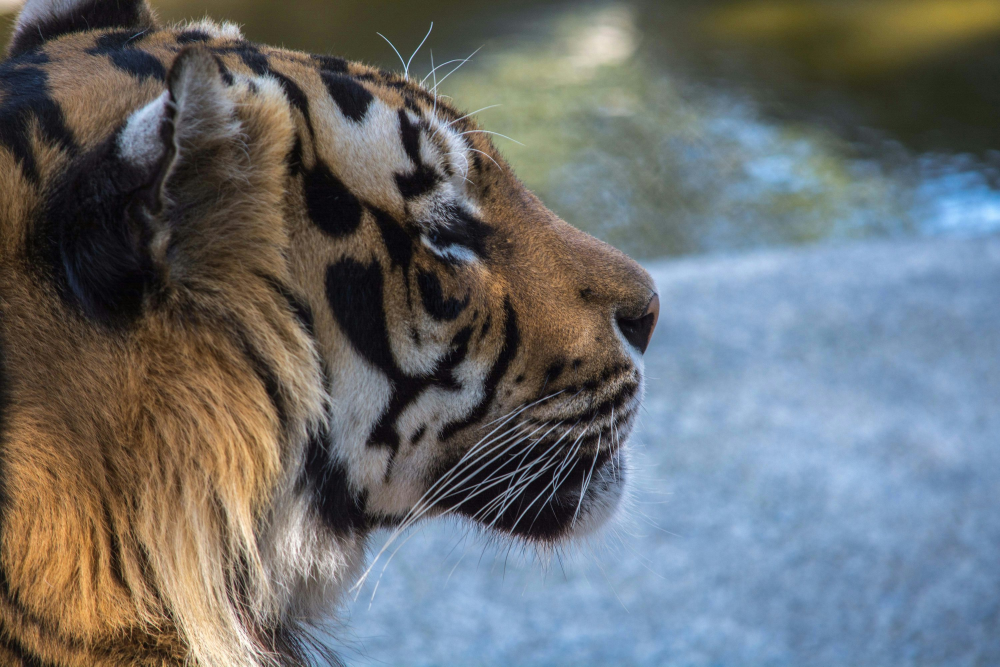
#> input picture A3/semana11/tigre.jpeg, 3000 x 2000 px (shown at 1/3 size)
$ python imagenes3.py
#> lines starting #> are read from the running program, lines starting #| are printed output that depends on the picture
from PIL import Image

img = Image.open("tigre.jpeg")
#> img is the input picture: PIL image 3000x2000 RGB; mean R, G, B 106.6, 110.2, 112.1
img.resize((300,200)).show()
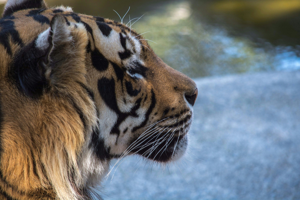
#> shown: PIL image 300x200 RGB; mean R, G, B 106.6, 110.2, 112.1
img.rotate(45,expand=True).show()
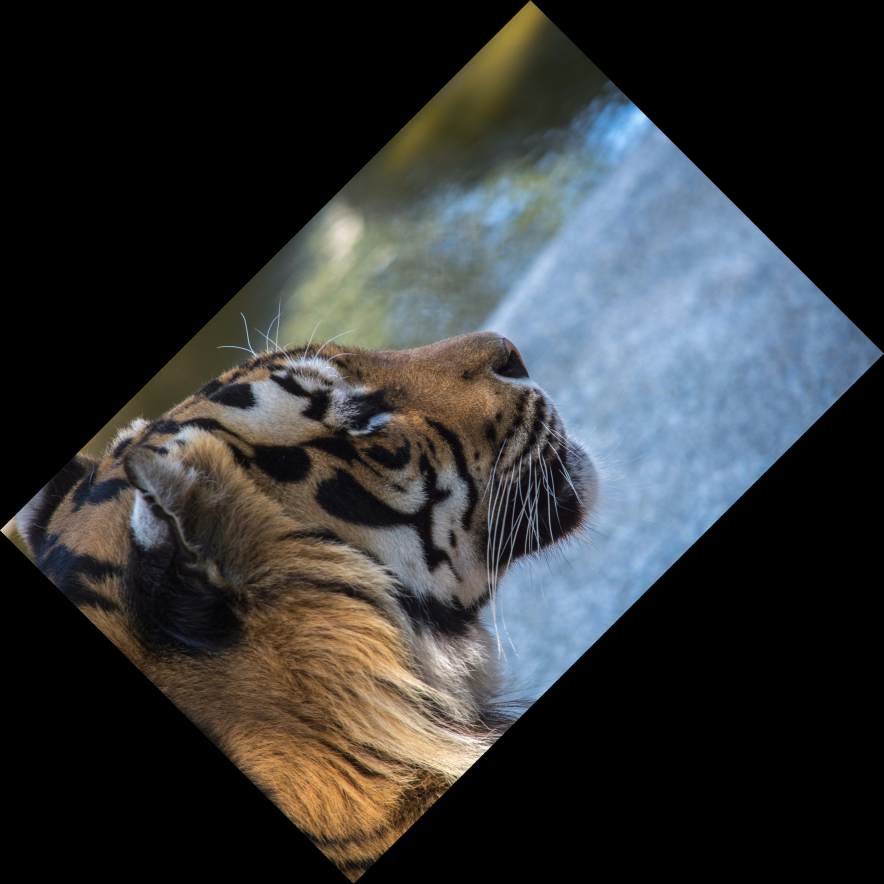
#> shown: PIL image 3536x3536 RGB (shown at 1/4 size); mean R, G, B 51.2, 52.9, 53.8

img.transpose(Image.Transpose.FLIP_LEFT_RIGHT).show()
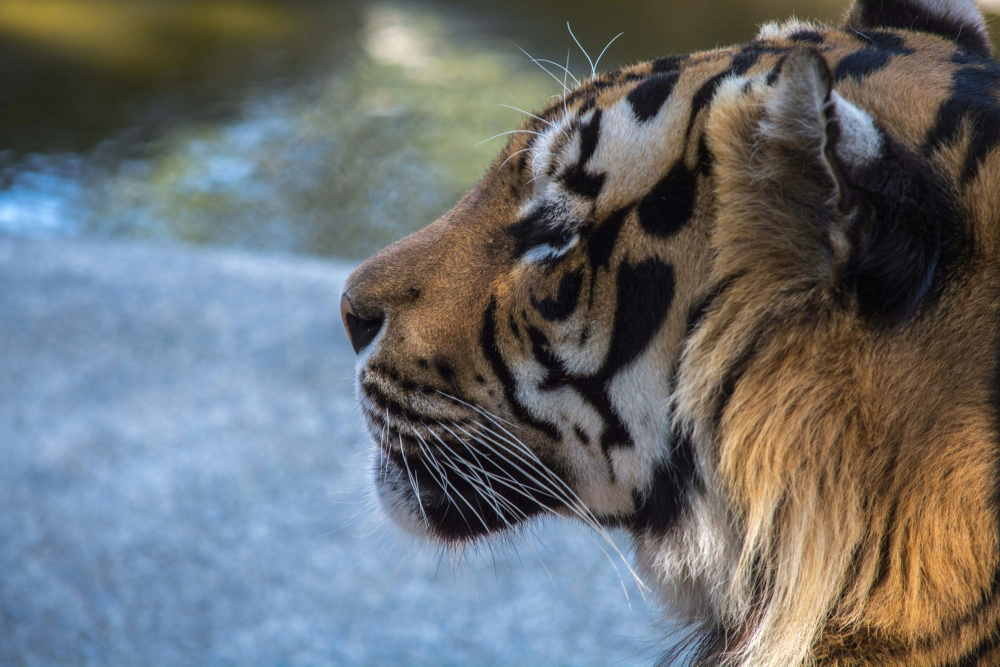
#> shown: PIL image 3000x2000 RGB (shown at 1/3 size); mean R, G, B 106.6, 110.2, 112.1
img.transpose(Image.Transpose.FLIP_TOP_BOTTOM).show()
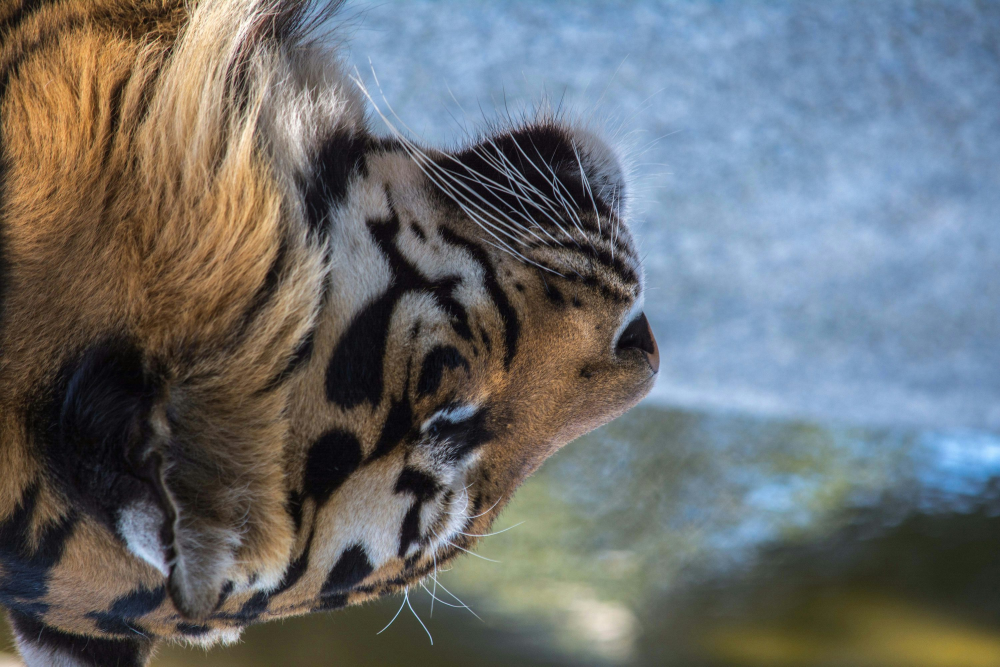
#> shown: PIL image 3000x2000 RGB (shown at 1/3 size); mean R, G, B 106.6, 110.2, 112.1
img.transpose(Image.Transpose.ROTATE_90).show()
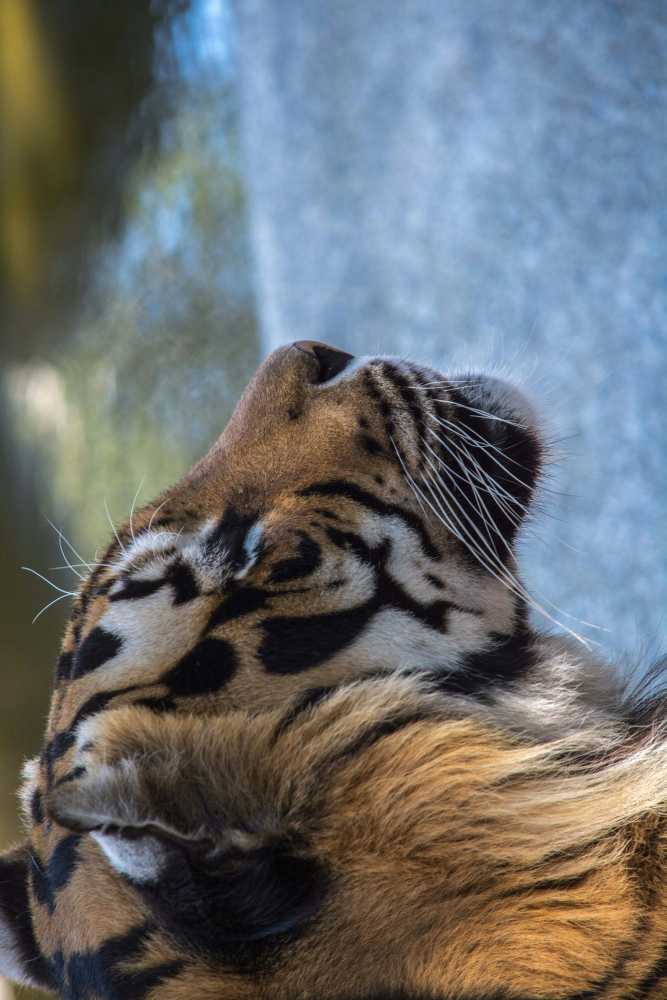
#> shown: PIL image 2000x3000 RGB (shown at 1/3 size); mean R, G, B 106.6, 110.2, 112.1
img.transpose(Image.Transpose.ROTATE_180).show()
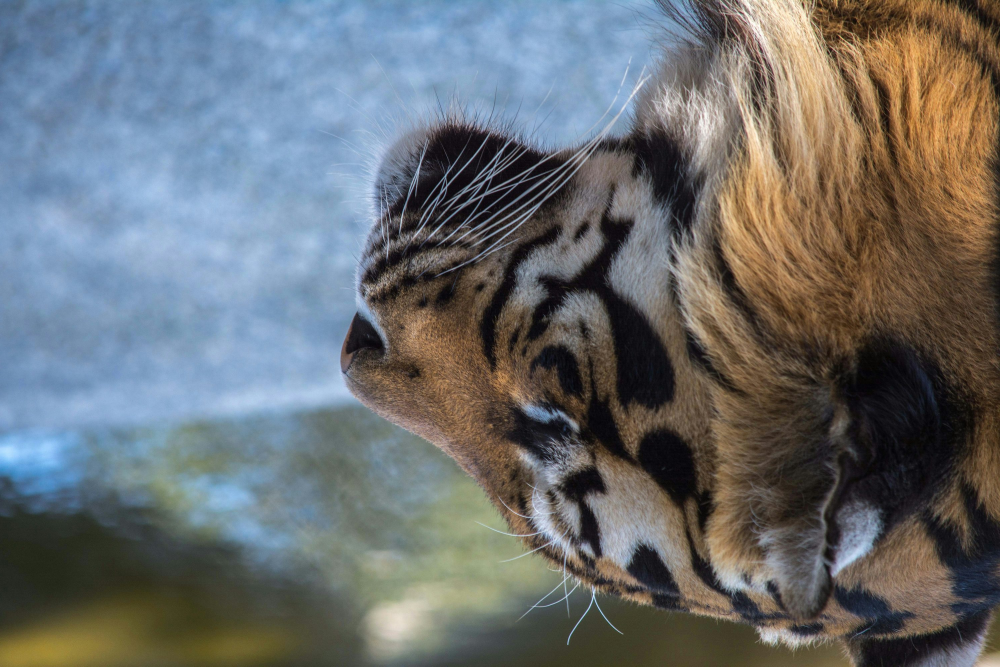
#> shown: PIL image 3000x2000 RGB (shown at 1/3 size); mean R, G, B 106.6, 110.2, 112.1
img.transpose(Image.Transpose.ROTATE_270).show()
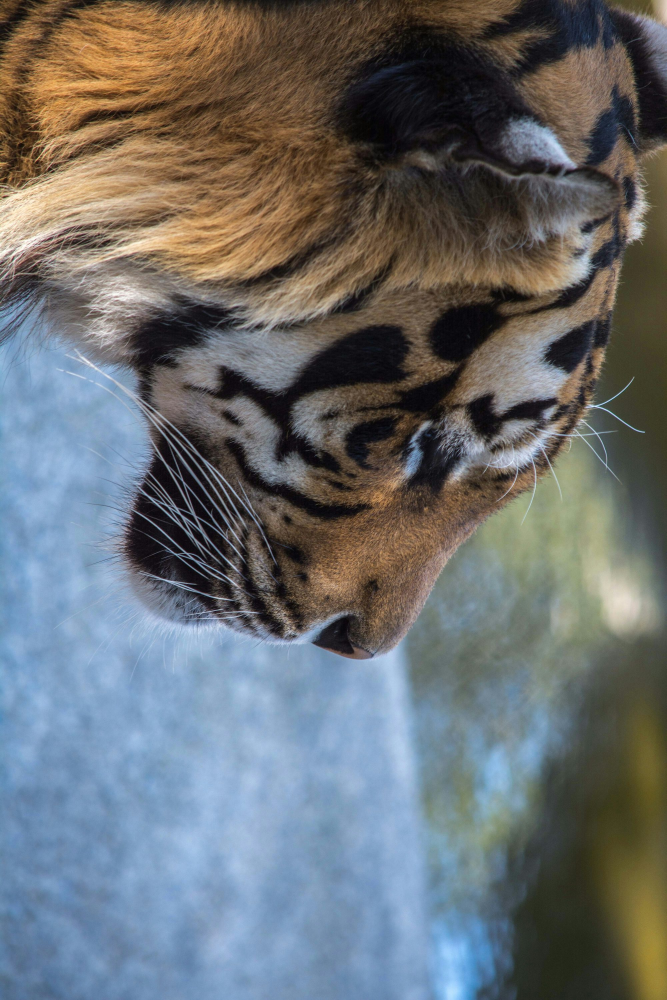
#> shown: PIL image 2000x3000 RGB (shown at 1/3 size); mean R, G, B 106.6, 110.2, 112.1

$ run again, with A3/semana11/img.png saved as A3/semana11/tigre.jpeg
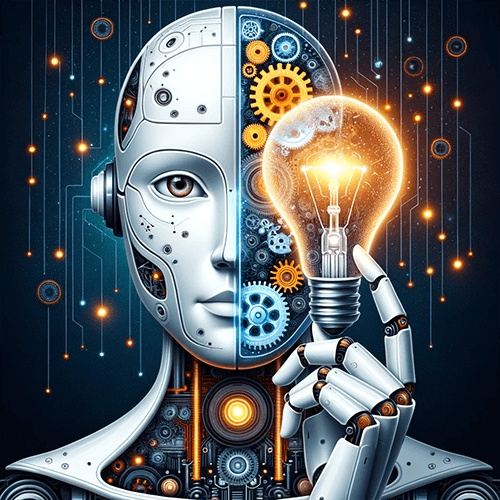
#> input picture A3/semana11/img.png, 500 x 500 px
#> img is the input picture: PIL image 500x500 RGB; mean R, G, B 86.1, 92.5, 97.3
#> `img.transpose(Image.Transpose.ROTATE_180).show()`:
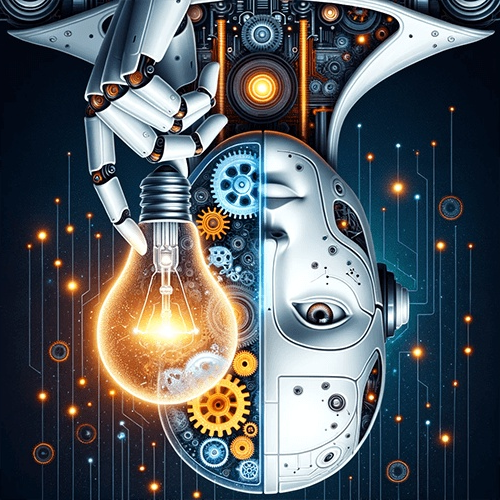
#> shown: PIL image 500x500 RGB; mean R, G, B 86.1, 92.5, 97.3
#> `img.transpose(Image.Transpose.ROTATE_270).show()`:
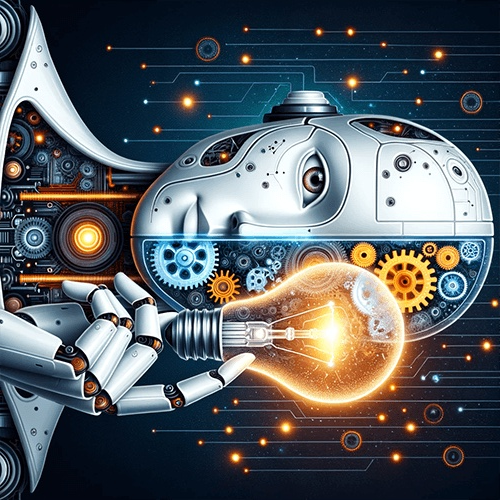
#> shown: PIL image 500x500 RGB; mean R, G, B 86.1, 92.5, 97.3

$ run again, with A3/semana11/paisaje.jpg copied over A3/semana11/tigre.jpeg
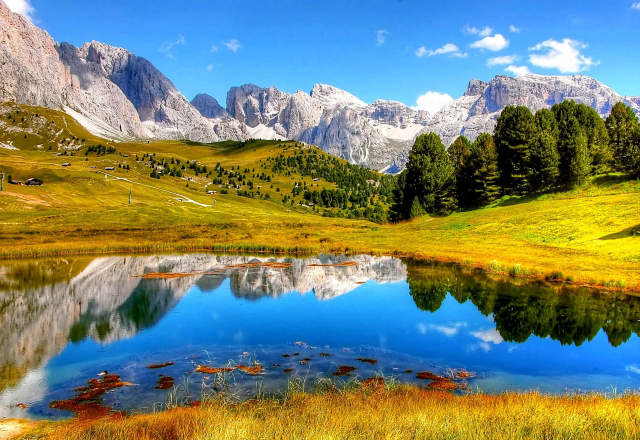
#> input picture A3/semana11/paisaje.jpg, 1280 x 880 px (shown at 1/2 size)
#> img is the input picture: PIL image 1280x880 RGB; mean R, G, B 119.7, 133.5, 114
#> `img.transpose(Image.Transpose.ROTATE_180).show()`:
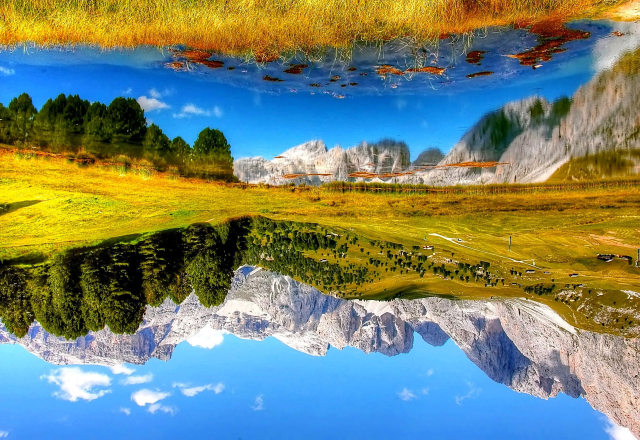
#> shown: PIL image 1280x880 RGB (shown at 1/2 size); mean R, G, B 119.7, 133.5, 114
#> `img.transpose(Image.Transpose.ROTATE_270).show()`:
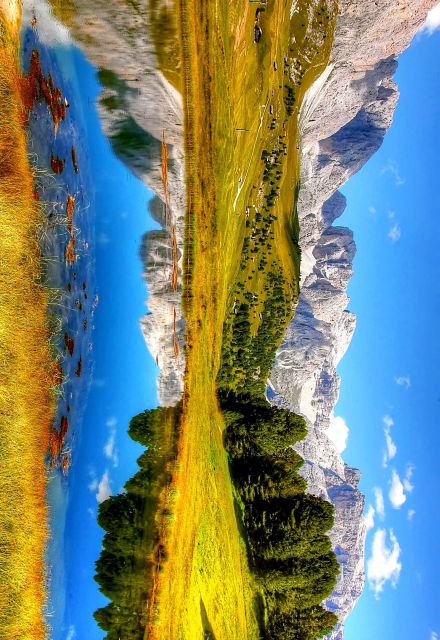
#> shown: PIL image 880x1280 RGB (shown at 1/2 size); mean R, G, B 119.7, 133.5, 114
